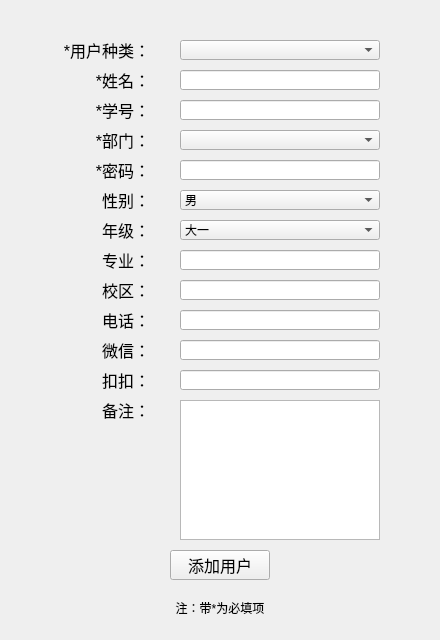
<?xml version="1.0" encoding="UTF-8"?>
<ui version="4.0">
 <class>AddUser</class>
 <widget class="QWidget" name="AddUser">
  <property name="geometry">
   <rect>
    <x>0</x>
    <y>0</y>
    <width>440</width>
    <height>640</height>
   </rect>
  </property>
  <property name="windowTitle">
   <string>添加账户</string>
  </property>
  <widget class="QComboBox" name="user_type">
   <property name="geometry">
    <rect>
     <x>180</x>
     <y>40</y>
     <width>200</width>
     <height>20</height>
    </rect>
   </property>
  </widget>
  <widget class="QLabel" name="label">
   <property name="geometry">
    <rect>
     <x>30</x>
     <y>40</y>
     <width>120</width>
     <height>20</height>
    </rect>
   </property>
   <property name="font">
    <font>
     <pointsize>12</pointsize>
    </font>
   </property>
   <property name="text">
    <string>*用户种类：</string>
   </property>
   <property name="alignment">
    <set>Qt::AlignRight|Qt::AlignTrailing|Qt::AlignVCenter</set>
   </property>
  </widget>
  <widget class="QLabel" name="label_2">
   <property name="geometry">
    <rect>
     <x>30</x>
     <y>70</y>
     <width>120</width>
     <height>20</height>
    </rect>
   </property>
   <property name="font">
    <font>
     <pointsize>12</pointsize>
    </font>
   </property>
   <property name="text">
    <string>*姓名：</string>
   </property>
   <property name="alignment">
    <set>Qt::AlignRight|Qt::AlignTrailing|Qt::AlignVCenter</set>
   </property>
  </widget>
  <widget class="QLabel" name="label_3">
   <property name="geometry">
    <rect>
     <x>30</x>
     <y>190</y>
     <width>120</width>
     <height>20</height>
    </rect>
   </property>
   <property name="font">
    <font>
     <pointsize>12</pointsize>
    </font>
   </property>
   <property name="text">
    <string>性别：</string>
   </property>
   <property name="alignment">
    <set>Qt::AlignRight|Qt::AlignTrailing|Qt::AlignVCenter</set>
   </property>
  </widget>
  <widget class="QLabel" name="label_4">
   <property name="geometry">
    <rect>
     <x>30</x>
     <y>220</y>
     <width>120</width>
     <height>20</height>
    </rect>
   </property>
   <property name="font">
    <font>
     <pointsize>12</pointsize>
    </font>
   </property>
   <property name="text">
    <string>年级：</string>
   </property>
   <property name="alignment">
    <set>Qt::AlignRight|Qt::AlignTrailing|Qt::AlignVCenter</set>
   </property>
  </widget>
  <widget class="QLabel" name="label_5">
   <property name="geometry">
    <rect>
     <x>30</x>
     <y>250</y>
     <width>120</width>
     <height>20</height>
    </rect>
   </property>
   <property name="font">
    <font>
     <pointsize>12</pointsize>
    </font>
   </property>
   <property name="text">
    <string>专业：</string>
   </property>
   <property name="alignment">
    <set>Qt::AlignRight|Qt::AlignTrailing|Qt::AlignVCenter</set>
   </property>
  </widget>
  <widget class="QLabel" name="label_6">
   <property name="geometry">
    <rect>
     <x>30</x>
     <y>130</y>
     <width>120</width>
     <height>20</height>
    </rect>
   </property>
   <property name="font">
    <font>
     <pointsize>12</pointsize>
    </font>
   </property>
   <property name="text">
    <string>*部门：</string>
   </property>
   <property name="alignment">
    <set>Qt::AlignRight|Qt::AlignTrailing|Qt::AlignVCenter</set>
   </property>
  </widget>
  <widget class="QLabel" name="label_7">
   <property name="geometry">
    <rect>
     <x>30</x>
     <y>100</y>
     <width>120</width>
     <height>20</height>
    </rect>
   </property>
   <property name="font">
    <font>
     <pointsize>12</pointsize>
    </font>
   </property>
   <property name="text">
    <string>*学号：</string>
   </property>
   <property name="alignment">
    <set>Qt::AlignRight|Qt::AlignTrailing|Qt::AlignVCenter</set>
   </property>
  </widget>
  <widget class="QLabel" name="label_8">
   <property name="geometry">
    <rect>
     <x>30</x>
     <y>280</y>
     <width>120</width>
     <height>20</height>
    </rect>
   </property>
   <property name="font">
    <font>
     <pointsize>12</pointsize>
    </font>
   </property>
   <property name="text">
    <string>校区：</string>
   </property>
   <property name="alignment">
    <set>Qt::AlignRight|Qt::AlignTrailing|Qt::AlignVCenter</set>
   </property>
  </widget>
  <widget class="QLabel" name="label_9">
   <property name="geometry">
    <rect>
     <x>30</x>
     <y>310</y>
     <width>120</width>
     <height>20</height>
    </rect>
   </property>
   <property name="font">
    <font>
     <pointsize>12</pointsize>
    </font>
   </property>
   <property name="text">
    <string>电话：</string>
   </property>
   <property name="alignment">
    <set>Qt::AlignRight|Qt::AlignTrailing|Qt::AlignVCenter</set>
   </property>
  </widget>
  <widget class="QLabel" name="label_10">
   <property name="geometry">
    <rect>
     <x>30</x>
     <y>340</y>
     <width>120</width>
     <height>20</height>
    </rect>
   </property>
   <property name="font">
    <font>
     <pointsize>12</pointsize>
    </font>
   </property>
   <property name="text">
    <string>微信：</string>
   </property>
   <property name="alignment">
    <set>Qt::AlignRight|Qt::AlignTrailing|Qt::AlignVCenter</set>
   </property>
  </widget>
  <widget class="QLabel" name="label_11">
   <property name="geometry">
    <rect>
     <x>30</x>
     <y>370</y>
     <width>120</width>
     <height>20</height>
    </rect>
   </property>
   <property name="font">
    <font>
     <pointsize>12</pointsize>
    </font>
   </property>
   <property name="text">
    <string>扣扣：</string>
   </property>
   <property name="alignment">
    <set>Qt::AlignRight|Qt::AlignTrailing|Qt::AlignVCenter</set>
   </property>
  </widget>
  <widget class="QLabel" name="label_12">
   <property name="geometry">
    <rect>
     <x>30</x>
     <y>160</y>
     <width>120</width>
     <height>20</height>
    </rect>
   </property>
   <property name="font">
    <font>
     <pointsize>12</pointsize>
    </font>
   </property>
   <property name="text">
    <string>*密码：</string>
   </property>
   <property name="alignment">
    <set>Qt::AlignRight|Qt::AlignTrailing|Qt::AlignVCenter</set>
   </property>
  </widget>
  <widget class="QLabel" name="label_13">
   <property name="geometry">
    <rect>
     <x>30</x>
     <y>400</y>
     <width>120</width>
     <height>20</height>
    </rect>
   </property>
   <property name="font">
    <font>
     <pointsize>12</pointsize>
    </font>
   </property>
   <property name="text">
    <string>备注：</string>
   </property>
   <property name="alignment">
    <set>Qt::AlignRight|Qt::AlignTrailing|Qt::AlignVCenter</set>
   </property>
  </widget>
  <widget class="QLineEdit" name="name">
   <property name="geometry">
    <rect>
     <x>180</x>
     <y>70</y>
     <width>200</width>
     <height>20</height>
    </rect>
   </property>
  </widget>
  <widget class="QLineEdit" name="student_id">
   <property name="geometry">
    <rect>
     <x>180</x>
     <y>100</y>
     <width>200</width>
     <height>20</height>
    </rect>
   </property>
  </widget>
  <widget class="QLineEdit" name="password">
   <property name="geometry">
    <rect>
     <x>180</x>
     <y>160</y>
     <width>200</width>
     <height>20</height>
    </rect>
   </property>
   <property name="echoMode">
    <enum>QLineEdit::Password</enum>
   </property>
  </widget>
  <widget class="QLineEdit" name="major">
   <property name="geometry">
    <rect>
     <x>180</x>
     <y>250</y>
     <width>200</width>
     <height>20</height>
    </rect>
   </property>
  </widget>
  <widget class="QLineEdit" name="campus">
   <property name="geometry">
    <rect>
     <x>180</x>
     <y>280</y>
     <width>200</width>
     <height>20</height>
    </rect>
   </property>
  </widget>
  <widget class="QLineEdit" name="phone">
   <property name="geometry">
    <rect>
     <x>180</x>
     <y>310</y>
     <width>200</width>
     <height>20</height>
    </rect>
   </property>
  </widget>
  <widget class="QLineEdit" name="wechat">
   <property name="geometry">
    <rect>
     <x>180</x>
     <y>340</y>
     <width>200</width>
     <height>20</height>
    </rect>
   </property>
  </widget>
  <widget class="QLineEdit" name="qq">
   <property name="geometry">
    <rect>
     <x>180</x>
     <y>370</y>
     <width>200</width>
     <height>20</height>
    </rect>
   </property>
  </widget>
  <widget class="QComboBox" name="group">
   <property name="geometry">
    <rect>
     <x>180</x>
     <y>130</y>
     <width>200</width>
     <height>20</height>
    </rect>
   </property>
  </widget>
  <widget class="QComboBox" name="sex">
   <property name="geometry">
    <rect>
     <x>180</x>
     <y>190</y>
     <width>200</width>
     <height>20</height>
    </rect>
   </property>
   <item>
    <property name="text">
     <string>男</string>
    </property>
   </item>
   <item>
    <property name="text">
     <string>女</string>
    </property>
   </item>
  </widget>
  <widget class="QComboBox" name="grade">
   <property name="geometry">
    <rect>
     <x>180</x>
     <y>220</y>
     <width>200</width>
     <height>20</height>
    </rect>
   </property>
   <item>
    <property name="text">
     <string>大一</string>
    </property>
   </item>
   <item>
    <property name="text">
     <string>大二</string>
    </property>
   </item>
   <item>
    <property name="text">
     <string>大三</string>
    </property>
   </item>
   <item>
    <property name="text">
     <string>大四</string>
    </property>
   </item>
   <item>
    <property name="text">
     <string>研一</string>
    </property>
   </item>
   <item>
    <property name="text">
     <string>研二</string>
    </property>
   </item>
   <item>
    <property name="text">
     <string>其他</string>
    </property>
   </item>
  </widget>
  <widget class="QLabel" name="label_14">
   <property name="geometry">
    <rect>
     <x>120</x>
     <y>600</y>
     <width>200</width>
     <height>15</height>
    </rect>
   </property>
   <property name="text">
    <string>注：带*为必填项</string>
   </property>
   <property name="alignment">
    <set>Qt::AlignCenter</set>
   </property>
  </widget>
  <widget class="QPushButton" name="pushButton">
   <property name="geometry">
    <rect>
     <x>170</x>
     <y>550</y>
     <width>100</width>
     <height>30</height>
    </rect>
   </property>
   <property name="font">
    <font>
     <pointsize>12</pointsize>
    </font>
   </property>
   <property name="text">
    <string>添加用户</string>
   </property>
  </widget>
  <widget class="QPlainTextEdit" name="extra">
   <property name="geometry">
    <rect>
     <x>180</x>
     <y>400</y>
     <width>200</width>
     <height>140</height>
    </rect>
   </property>
  </widget>
 </widget>
 <resources/>
 <connections>
  <connection>
   <sender>pushButton</sender>
   <signal>clicked()</signal>
   <receiver>AddUser</receiver>
   <slot>add_user()</slot>
   <hints>
    <hint type="sourcelabel">
     <x>235</x>
     <y>563</y>
    </hint>
    <hint type="destinationlabel">
     <x>365</x>
     <y>559</y>
    </hint>
   </hints>
  </connection>
 </connections>
 <slots>
  <slot>add_user()</slot>
 </slots>
</ui>
